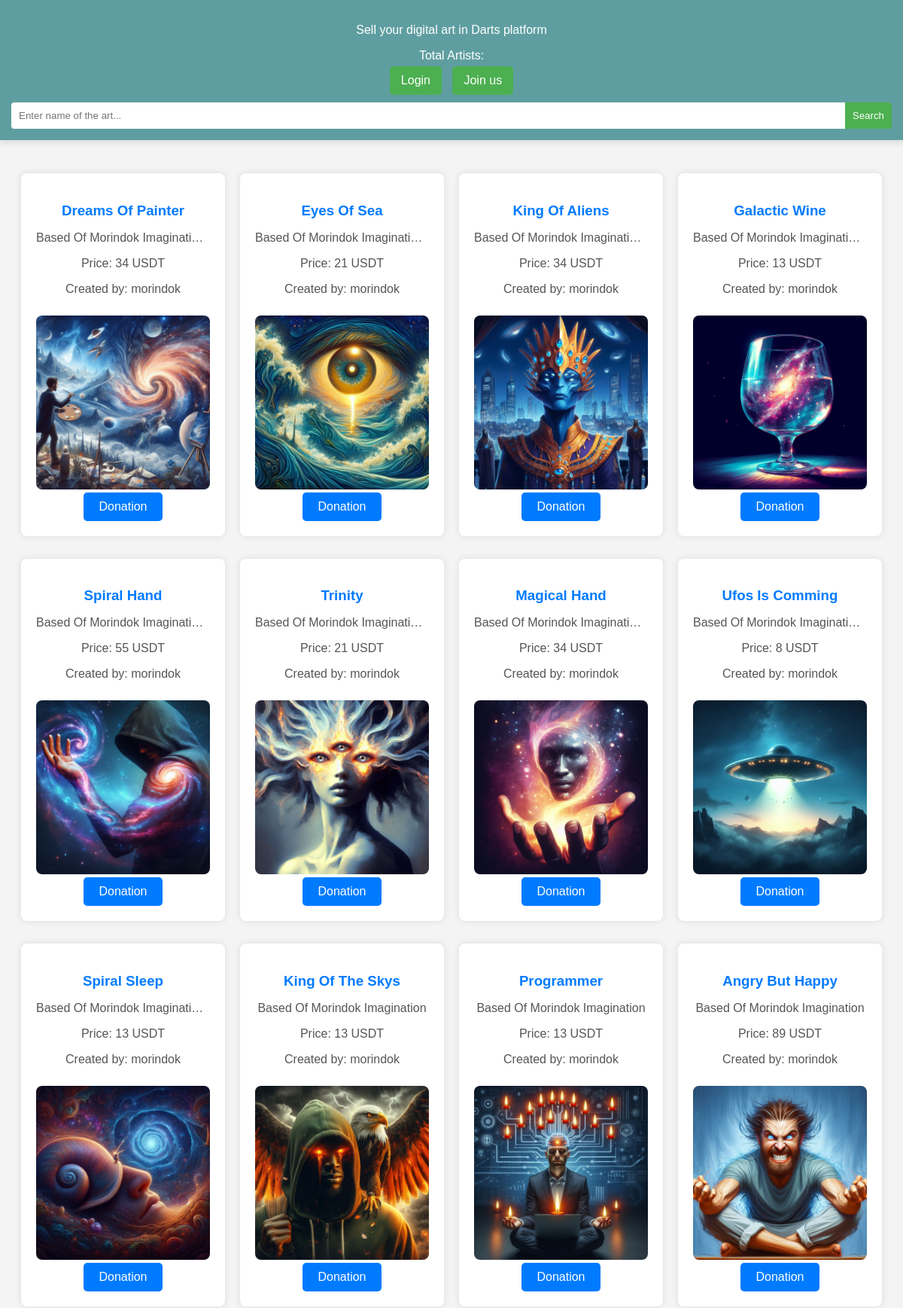
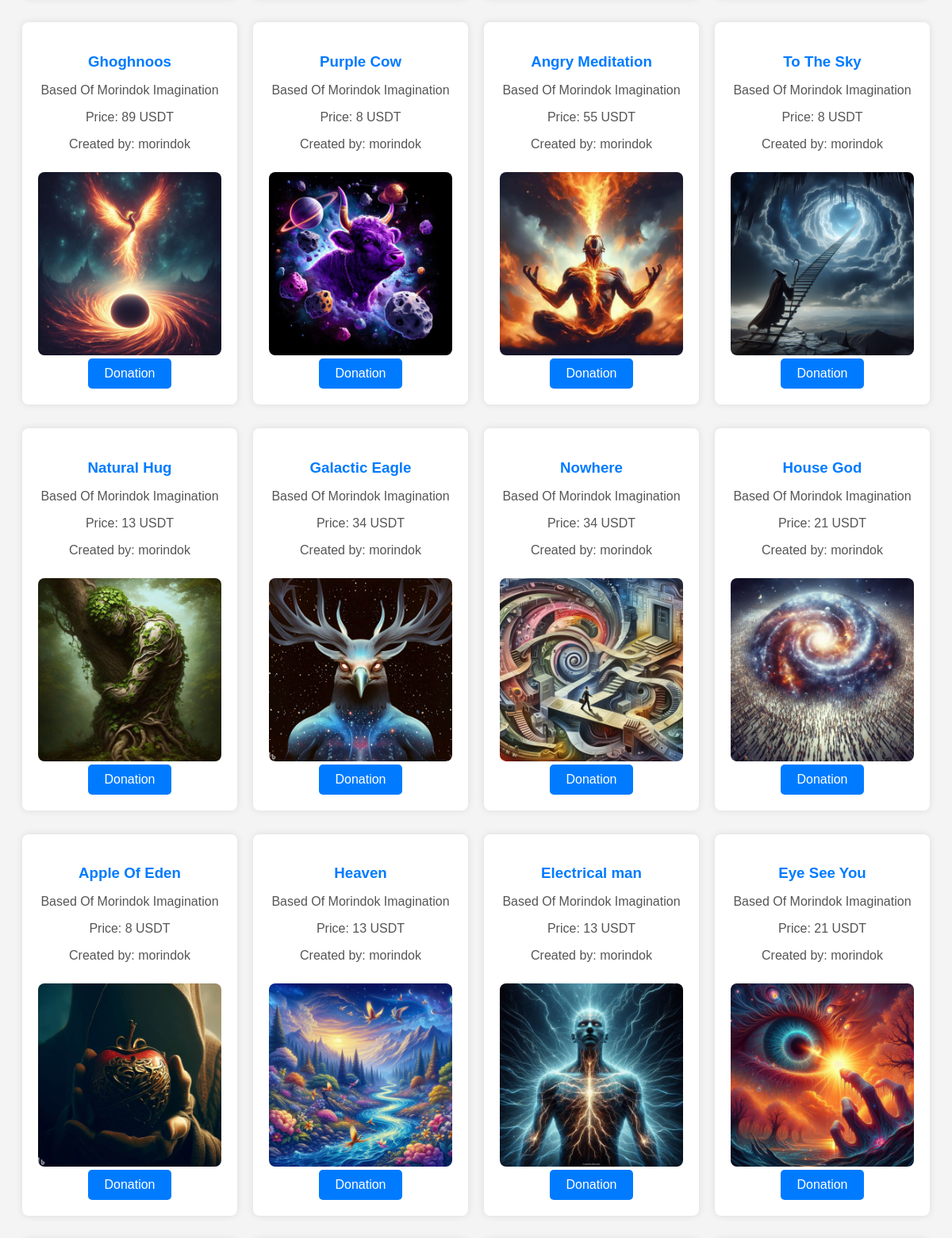
Page /user_gallery/1/ (upper part) on the committed database (2 pictures, top to bottom).
### accounts/models.py (models this page shows, shortened)
class Artwork(models.Model):
    title = models.CharField(max_length=35)
    description = models.TextField(max_length=100)
    price = models.PositiveIntegerField(default=0, max_length=10000000)
    image = models.ImageField(upload_to='public_html/media')
    uploaded_by = models.ForeignKey(User, on_delete=models.CASCADE, related_name='uploaded_by_artworks')
    approved = models.BooleanField(default=False)
    likes = models.IntegerField(default=0)
    liked_by = models.ManyToManyField(User, related_name='liked_artworks', blank=True)
    comments = models.ManyToManyField(Comment, related_name='artwork_comments')
    current_bid_amount = models.PositiveIntegerField(default=0, verbose_name='مبلغ فعلی مزایده')
    current_highest_bidder = models.ForeignKey(User, on_delete=models.SET_NULL, null=True, related_name='current_highest_bidder_artworks')

### accounts/views.py (the view)
# urls.py: path('user_gallery/<int:user_id>/', user_gallery, name='user_gallery'),
def user_gallery(request, user_id):
    user_gallery_owner = get_object_or_404(User, pk=user_id)
    artworks = Artwork.objects.filter(uploaded_by=user_gallery_owner, approved=True)
    is_gallery_owner = request.user == user_gallery_owner
    return render(request, 'user_gallery.html', {'artworks': artworks, 'is_gallery_owner': is_gallery_owner})

### accounts/templates/user_gallery.html (shortened to what this page needs)
<!DOCTYPE html>
<html lang="fa">
<head>
</head>
<body>
<nav>
    <p>Sell your digital art in Darts platform</p>
    <p>Total Artists: {{ total_users }}</p>
    {% if user.is_authenticated %}
        <a href="{% url 'dashboard' %}">Your dashboard</a>
    {% else %}
        <a href="{% url 'login' %}">Login</a>
        <a href="{% url 'signup' %}">Join us</a>
    {% endif %}
    <form method="GET" action="{% url 'gallery' %}">
        <input type="text" name="search" placeholder="Enter name of the art...">
        <button type="submit">Search</button>
    </form>
</nav>
<div class="gallery">
    {% for artwork in artworks %}
        <div class="artwork">
            <h3>{{ artwork.title }}</h3>
            <p>{{ artwork.description }}</p>
            <p>Price: {{ artwork.price }} USDT</p>
            <p>Created by: {{ artwork.uploaded_by.username }}</p>
            <img src="{{ artwork.image.url }}" alt="{{ artwork.title }}">
            <br>
            <a href="{% url 'purchase' artwork_id=artwork.id %}" class="donation-button">Donation</a>
        </div>
    {% endfor %}
</div>
</body>
</html>

### accounts/templates/user_gallery.html (style rules this page uses)
body { font-family: 'Tahoma', sans-serif; background-color: #f4f4f4; margin-top: 200px; padding: 0; display: block; align-items: center; justify-content: center; flex-direction: column; height: 100vh; }
nav { position: fixed; top: 0; left: 0; right: 0; background-color: cadetblue; padding: 15px; text-align: center; z-index: 1000; box-shadow: 0 4px 8px rgba(0, 0, 0, 0.1); margin-bottom: 300px; }
nav p { margin-bottom: 5px; color: #fff; }
nav a { display: inline-block; color: white; text-decoration: none; padding: 10px 15px; margin: 0 5px; border-radius: 5px; transition: background-color 0.3s ease; background-color: #4CAF50; }
form { display: flex; margin-top: 10px; }
form input { flex: 1; padding: 10px; border-radius: 4px 0 0 4px; border: 1px solid #ccc; }
form button { padding: 10px; border-radius: 0 4px 4px 0; background-color: #4CAF50; color: white; cursor: pointer; }
form input, form button { border: none; outline: none; }
.gallery { display: grid; grid-template-columns: repeat(auto-fill, minmax(250px, 1fr)); gap: 20px; padding: 20px; box-sizing: border-box; margin-top: 100px; }
.artwork { max-width: 100%; text-align: center; background-color: #fff; padding: 20px; border-radius: 8px; box-shadow: 0 0 10px rgba(0, 0, 0, 0.1); margin-top: 10px; object-fit: cover; }
.artwork h3 { margin-bottom: 8px; color: #007BFF; }
.artwork p { margin-bottom: 16px; color: #555; overflow: hidden; text-overflow: ellipsis; white-space: nowrap; }
.artwork img { max-width: 100%; height: auto; border-radius: 8px; margin-top: 10px; }
.gallery:after { content: ""; display: table; clear: both; }
.artwork a.donation-button { display: inline-block; background-color: #007BFF; color: white; text-decoration: none; padding: 10px 20px; border-radius: 5px; transition: background-color 0.3s ease; }

### rows in the picture
Artwork: title "Dreams Of Painter", description "Based Of Morindok Imaginations", price "34", uploaded_by.username "morindok", image (picture)
Artwork: title "Eyes Of Sea", description "Based Of Morindok Imaginations", price "21", uploaded_by.username "morindok", image (picture)
Artwork: title "King Of Aliens", description "Based Of Morindok Imaginations", price "34", uploaded_by.username "morindok", image (picture)
Artwork: title "Galactic Wine", description "Based Of Morindok Imaginations", price "13", uploaded_by.username "morindok", image (picture)
Artwork: title "Spiral Hand", description "Based Of Morindok Imaginations", price "55", uploaded_by.username "morindok", image (picture)
Artwork: title "Trinity", description "Based Of Morindok Imaginations", price "21", uploaded_by.username "morindok", image (picture)
Artwork: title "Magical Hand", description "Based Of Morindok Imaginations", price "34", uploaded_by.username "morindok", image (picture)
Artwork: title "Ufos Is Comming", description "Based Of Morindok Imaginations", price "8", uploaded_by.username "morindok", image (picture)
Artwork: title "Spiral Sleep", description "Based Of Morindok Imaginations", price "13", uploaded_by.username "morindok", image (picture)
Artwork: title "King Of The Skys", description "Based Of Morindok Imagination", price "13", uploaded_by.username "morindok", image (picture)
Artwork: title "Programmer", description "Based Of Morindok Imagination", price "13", uploaded_by.username "morindok", image (picture)
Artwork: title "Angry But Happy", description "Based Of Morindok Imagination", price "89", uploaded_by.username "morindok", image (picture)
Artwork: title "Ghoghnoos", description "Based Of Morindok Imagination", price "89", uploaded_by.username "morindok", image (picture)
Artwork: title "Purple Cow", description "Based Of Morindok Imagination", price "8", uploaded_by.username "morindok", image (picture)
Artwork: title "Angry Meditation", description "Based Of Morindok Imagination", price "55", uploaded_by.username "morindok", image (picture)
Artwork: title "To The Sky", description "Based Of Morindok Imagination", price "8", uploaded_by.username "morindok", image (picture)
Artwork: title "Natural Hug", description "Based Of Morindok Imagination", price "13", uploaded_by.username "morindok", image (picture)
Artwork: title "Galactic Eagle", description "Based Of Morindok Imagination", price "34", uploaded_by.username "morindok", image (picture)
Artwork: title "Nowhere", description "Based Of Morindok Imagination", price "34", uploaded_by.username "morindok", image (picture)
Artwork: title "House God", description "Based Of Morindok Imagination", price "21", uploaded_by.username "morindok", image (picture)
Artwork: title "Apple Of Eden", description "Based Of Morindok Imagination", price "8", uploaded_by.username "morindok", image (picture)
Artwork: title "Heaven", description "Based Of Morindok Imagination", price "13", uploaded_by.username "morindok", image (picture)
Artwork: title "Electrical man", description "Based Of Morindok Imagination", price "13", uploaded_by.username "morindok", image (picture)
Artwork: title "Eye See You", description "Based Of Morindok Imagination", price "21", uploaded_by.username "morindok", image (picture)
